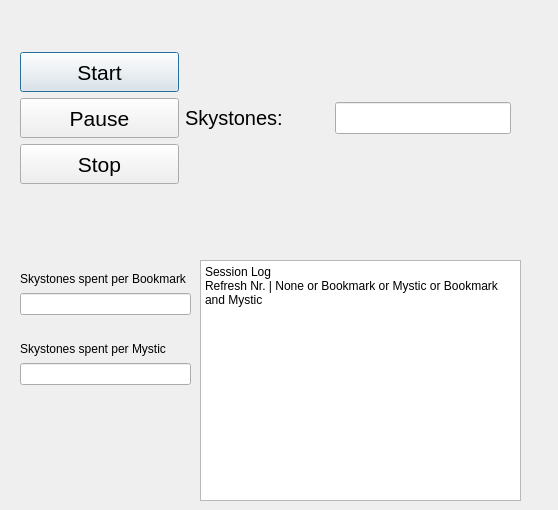
<?xml version="1.0" encoding="UTF-8"?>
<ui version="4.0">
 <class>Dialog</class>
 <widget class="QDialog" name="Dialog">
  <property name="geometry">
   <rect>
    <x>0</x>
    <y>0</y>
    <width>558</width>
    <height>510</height>
   </rect>
  </property>
  <property name="windowTitle">
   <string>Dialog</string>
  </property>
  <widget class="QTextEdit" name="textEdit">
   <property name="geometry">
    <rect>
     <x>200</x>
     <y>260</y>
     <width>321</width>
     <height>241</height>
    </rect>
   </property>
   <property name="html">
    <string>&lt;!DOCTYPE HTML PUBLIC &quot;-//W3C//DTD HTML 4.0//EN&quot; &quot;http://www.w3.org/TR/REC-html40/strict.dtd&quot;&gt;
&lt;html&gt;&lt;head&gt;&lt;meta name=&quot;qrichtext&quot; content=&quot;1&quot; /&gt;&lt;meta charset=&quot;utf-8&quot; /&gt;&lt;style type=&quot;text/css&quot;&gt;
p, li { white-space: pre-wrap; }
hr { height: 1px; border-width: 0; }
li.unchecked::marker { content: &quot;\2610&quot;; }
li.checked::marker { content: &quot;\2612&quot;; }
&lt;/style&gt;&lt;/head&gt;&lt;body style=&quot; font-family:'Segoe UI'; font-size:9pt; font-weight:400; font-style:normal;&quot;&gt;
&lt;p style=&quot; margin-top:0px; margin-bottom:0px; margin-left:0px; margin-right:0px; -qt-block-indent:0; text-indent:0px;&quot;&gt;Session Log&lt;br /&gt;Refresh Nr. | None or Bookmark or Mystic or Bookmark and Mystic&lt;/p&gt;&lt;/body&gt;&lt;/html&gt;</string>
   </property>
  </widget>
  <widget class="QWidget" name="">
   <property name="geometry">
    <rect>
     <x>20</x>
     <y>50</y>
     <width>491</width>
     <height>136</height>
    </rect>
   </property>
   <layout class="QGridLayout" name="gridLayout">
    <item row="0" column="0">
     <layout class="QVBoxLayout" name="verticalLayout">
      <item>
       <widget class="QPushButton" name="pushButton">
        <property name="minimumSize">
         <size>
          <width>159</width>
          <height>40</height>
         </size>
        </property>
        <property name="font">
         <font>
          <pointsize>16</pointsize>
         </font>
        </property>
        <property name="text">
         <string>Start</string>
        </property>
       </widget>
      </item>
      <item>
       <widget class="QPushButton" name="pushButton_3">
        <property name="minimumSize">
         <size>
          <width>159</width>
          <height>40</height>
         </size>
        </property>
        <property name="font">
         <font>
          <pointsize>16</pointsize>
         </font>
        </property>
        <property name="text">
         <string>Pause</string>
        </property>
       </widget>
      </item>
      <item>
       <widget class="QPushButton" name="pushButton_2">
        <property name="minimumSize">
         <size>
          <width>159</width>
          <height>40</height>
         </size>
        </property>
        <property name="font">
         <font>
          <pointsize>16</pointsize>
         </font>
        </property>
        <property name="text">
         <string>Stop</string>
        </property>
       </widget>
      </item>
     </layout>
    </item>
    <item row="0" column="1">
     <layout class="QHBoxLayout" name="horizontalLayout">
      <item>
       <widget class="QLabel" name="label">
        <property name="minimumSize">
         <size>
          <width>19</width>
          <height>0</height>
         </size>
        </property>
        <property name="font">
         <font>
          <pointsize>15</pointsize>
         </font>
        </property>
        <property name="text">
         <string>Skystones:</string>
        </property>
       </widget>
      </item>
      <item>
       <spacer name="horizontalSpacer_3">
        <property name="orientation">
         <enum>Qt::Horizontal</enum>
        </property>
        <property name="sizeHint" stdset="0">
         <size>
          <width>20</width>
          <height>20</height>
         </size>
        </property>
       </spacer>
      </item>
      <item>
       <widget class="QLineEdit" name="lineEdit">
        <property name="minimumSize">
         <size>
          <width>19</width>
          <height>0</height>
         </size>
        </property>
        <property name="font">
         <font>
          <pointsize>15</pointsize>
         </font>
        </property>
       </widget>
      </item>
     </layout>
    </item>
   </layout>
  </widget>
  <widget class="QWidget" name="">
   <property name="geometry">
    <rect>
     <x>20</x>
     <y>270</y>
     <width>171</width>
     <height>45</height>
    </rect>
   </property>
   <layout class="QVBoxLayout" name="verticalLayout_2">
    <item>
     <widget class="QLabel" name="label_2">
      <property name="text">
       <string>Skystones spent per Bookmark</string>
      </property>
     </widget>
    </item>
    <item>
     <widget class="QLineEdit" name="lineEdit_2"/>
    </item>
   </layout>
  </widget>
  <widget class="QWidget" name="">
   <property name="geometry">
    <rect>
     <x>20</x>
     <y>340</y>
     <width>171</width>
     <height>45</height>
    </rect>
   </property>
   <layout class="QVBoxLayout" name="verticalLayout_3">
    <item>
     <widget class="QLabel" name="label_3">
      <property name="text">
       <string>Skystones spent per Mystic</string>
      </property>
     </widget>
    </item>
    <item>
     <widget class="QLineEdit" name="lineEdit_3"/>
    </item>
   </layout>
  </widget>
 </widget>
 <resources/>
 <connections/>
</ui>
